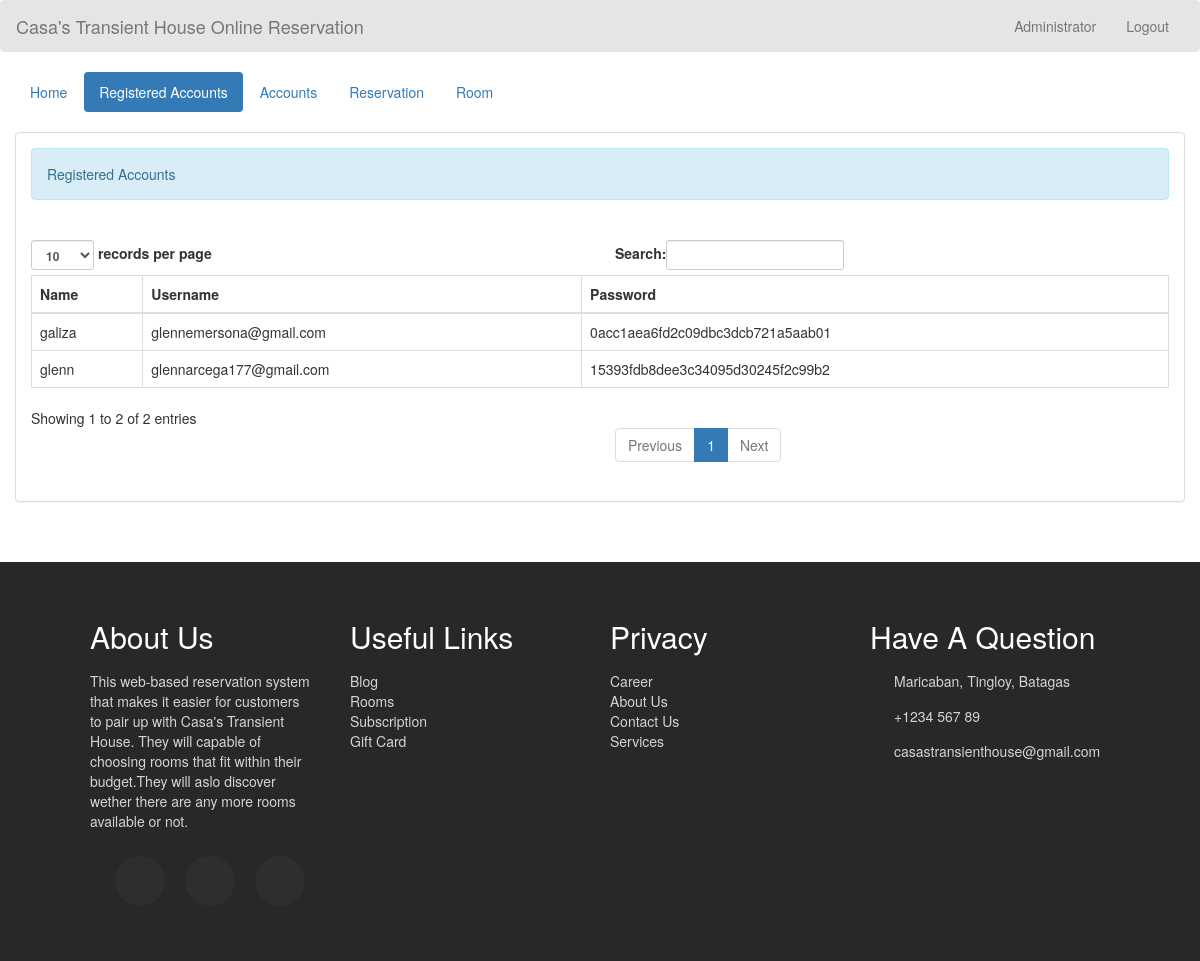
The app's page /admin/registered_user.php (signed in) with its own data.
### tables this page shows
CREATE TABLE `users` (
  `id` int(11) NOT NULL,
  `name` varchar(200) NOT NULL,
  `address` varchar(200) NOT NULL,
  `contactno` varchar(15) NOT NULL,
  `username` varchar(100) NOT NULL,
  `email` varchar(100) NOT NULL,
  `password` varchar(100) NOT NULL
);

### admin_query/name.php (called while the page is built)
<?php
	require '../connection/connect.php';
	$query = $conn->query("SELECT * FROM `admin` WHERE `admin_id` = '$_SESSION[admin_id]'") or die(mysqli_error());
	$fetch = $query->fetch_array();
	$name = $fetch['name'];
?>

### admin/registered_user.php (the view, shortened to what this page needs)
<!DOCTYPE html>
<?php
	require '../admin_query/name.php';
?>
<html lang = "en">
	<head>
		<link rel = "stylesheet" type = "text/css" href = "../css/bootstrap.css " />
		<link rel = "stylesheet" type = "text/css" href = "../css/style.css" />
        <link rel="stylesheet"  type="text/css" href="../css/css_footer.css">
	</head>
<body>
	<nav style = "background-color:rgba(0, 0, 0, 0.1);" class = "navbar navbar-default">
		<div  class = "container-fluid">
			<div class = "navbar-header">
				<a class = "navbar-brand" >Casa's Transient House Online Reservation</a>
			</div>
			<ul class = "nav navbar-nav pull-right ">
				<li class = "dropdown">
					<a class="dropdown-toggle" data-toggle="dropdown" role="button" aria-haspopup="true" aria-expanded="false"></i> <?php echo $name;?></a>
				</li>
				<li><a href = "index.php">Logout</a></li>
			</ul>
		</div>
	</nav>
	<div class = "container-fluid">
		<ul class = "nav nav-pills">
			<li><a href = "home.php">Home</a></li>
            <li class = "active"><a href = "registered_user.php">Registered Accounts</a></li>
			<li class = ""><a href = "account.php">Accounts</a></li>
			<li><a href = "reserve.php">Reservation</a></li>
			<li><a href = "room.php">Room</a></li>
		</ul>
	</div>
	<br />
	<div class = "container-fluid">
		<div class = "panel panel-default">
			<div class = "panel-body">
				<div class = "alert alert-info">Registered Accounts</div>
				<br />
				<table id = "table" class = "table table-bordered">
					<thead>
						<tr>
							<th>Name</th>
							<th>Username</th>
							<th>Password</th>
						</tr>
					</thead>
					<tbody>
						<?php
							$query = $conn->query("SELECT * FROM `users`") or die(mysqli_error());
							while($fetch = $query->fetch_array()){
						?>
						<tr>
							<td><?php echo $fetch['username']?></td>
							<td><?php echo $fetch['email']?></td>
							<td><?php echo md5($fetch['password'])?></td>
						</tr>
						<?php
							}
						?>
					</tbody>
				</table>
			</div>
		</div>
	</div>
	<br />
	<br />
	<footer class = "footer">
            <div class = "footer-container">
                <div>
                    <h2>About Us </h2>
                    <p>This web-based reservation system that makes it easier for customers to pair up with Casa's Transient House.
						They will capable of choosing rooms that fit within their budget.They will aslo discover wether there are any more rooms available or not.
					</p>
                    <ul class = "social-icons">
                        <li class = "flex">
                        </li>
                        <li class = "flex">
                        </li>
                        <li class = "flex">
                        </li>
                    </ul>
                </div>
                <div>
                    <h2>Useful Links</h2>
                    <a href = "#">Blog</a>
                    <a href = "#">Rooms</a>
                    <a href = "#">Subscription</a>
                    <a href = "#">Gift Card</a>
                </div>
                <div>
                    <h2>Privacy</h2>
                    <a href = "#">Career</a>
                    <a href = "#">About Us</a>
                    <a href = "#">Contact Us</a>
                    <a href = "#">Services</a>
                </div>
                <div>
                    <h2>Have A Question</h2>
                    <div class = "contact-item">
                        <span>
                             Maricaban, Tingloy, Batagas
                        </span>
                    </div>
                    <div class = "contact-item">
                        <span>
                            +1234 567 89
                        </span>
                    </div>
                    <div class = "contact-item">
                        <span>
                            casastransienthouse@gmail.com
                        </span>
                    </div>
                </div>
            </div>
        </footer>
</body>
</html>

### css/css_footer.css (style rules this page uses)
:root { --transition: all 0.7s ease; --yellow: #f9d342; --dark: #292826; }
html { scroll-behavior: smooth; }
.flex { display: flex; flex-direction: column; justify-content: center; align-items: center; }
h1, h2, h3, h4, h5, h6 { padding: 8px 0; }
.footer { background: var(--dark); color: #fff; text-align: center; }
.footer-container { width: 85vw; margin: 0 auto; padding: 30px 0; }
.footer-container p, .footer-container a, .footer-container span { opacity: 0.8; }
.footer a { display: block; color: #fff; text-decoration: none; }
.social-icons { list-style: none; display: flex; justify-content: center; padding: 15px 0; }
.social-icons li { margin: 0 10px; width: 50px; height: 50px; background: #2e2e2e; border-radius: 50%; transition: var(--transition); cursor: pointer; }
.contact-item span { display: block; }
@media (min-width: 900px) { .footer-container { display: grid; grid-template-columns: repeat(2, 1fr); grid-gap: 20px; } }
@media (min-width: 1170px) { .footer { text-align: left; } }
@media (min-width: 1170px) { .footer-container { grid-template-columns: repeat(4, 1fr); } }
@media (min-width: 1170px) { .footer-container div:nth-child(1) p { padding-right: 20px; } }
@media (min-width: 1170px) { .contact-item { display: grid; grid-template-columns: 10% 90%; margin-bottom: 15px; align-items: center; } }

### records on screen
users: username "glenn", email "glennarcega177@gmail.com", password "15393fdb8dee3c34095d30245f2c99b2"
users: username "galiza", email "glennemersona@gmail.com", password "0acc1aea6fd2c09dbc3dcb721a5aab01"

### other values on screen
$name "Administrator"
